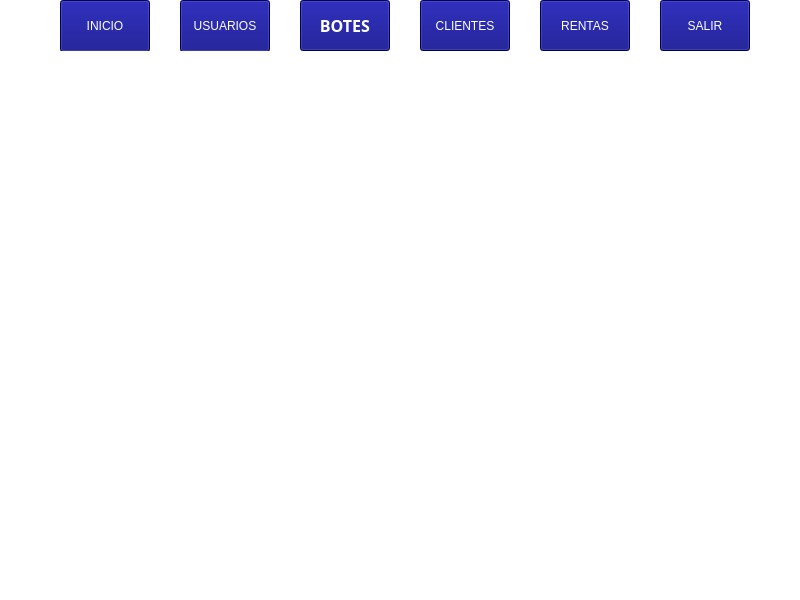
<?xml version="1.0" encoding="UTF-8"?>
<ui version="4.0">
 <class>MainWindow</class>
 <widget class="QMainWindow" name="MainWindow">
  <property name="geometry">
   <rect>
    <x>0</x>
    <y>0</y>
    <width>800</width>
    <height>600</height>
   </rect>
  </property>
  <property name="windowTitle">
   <string>S R B | INICIO</string>
  </property>
  <property name="windowIcon">
   <iconset>
    <normaloff>../../public/img/icon-SRB.png</normaloff>../../public/img/icon-SRB.png</iconset>
  </property>
  <property name="styleSheet">
   <string notr="true">background-color: rgb(255, 255, 255);</string>
  </property>
  <widget class="QWidget" name="centralwidget">
   <widget class="QStackedWidget" name="stackedWidget">
    <property name="geometry">
     <rect>
      <x>0</x>
      <y>50</y>
      <width>791</width>
      <height>541</height>
     </rect>
    </property>
    <property name="currentIndex">
     <number>0</number>
    </property>
    <widget class="QWidget" name="page">
     <widget class="QLabel" name="lb_image">
   <property name="geometry">
    <rect>
     <x>120</x>
     <y>40</y>
     <width>551</width>
     <height>411</height>
    </rect>
   </property>
   <property name="styleSheet">
    <string notr="true"/>
   </property>
   <property name="text">
    <string/>
   </property>
   <property name="pixmap">
    <pixmap>../../public/img/logo-SRB.png</pixmap>
   </property>
   <property name="scaledContents">
    <bool>true</bool>
   </property>
   <property name="alignment">
    <set>Qt::AlignCenter</set>
   </property>
  </widget>
    </widget>
    <widget class="QWidget" name="page_3">
     <widget class="QPushButton" name="btnInsertU">
      <property name="geometry">
       <rect>
        <x>20</x>
        <y>10</y>
        <width>281</width>
        <height>51</height>
       </rect>
      </property>
      <property name="styleSheet">
       <string notr="true">background-color: rgb(255, 170, 0);
font: 14pt &quot;Roboto Bk&quot;;
color: rgb(0, 0, 127);</string>
      </property>
      <property name="text">
       <string>AGREGAR USUARIO NUEVO</string>
      </property>
     </widget>
     <widget class="QTableView" name="tableView">
      <property name="geometry">
       <rect>
        <x>10</x>
        <y>70</y>
        <width>771</width>
        <height>441</height>
       </rect>
      </property>
     </widget>
    </widget>
    <widget class="QWidget" name="page_4">
     <widget class="QPushButton" name="btnInsertU_2">
      <property name="geometry">
       <rect>
        <x>20</x>
        <y>10</y>
        <width>281</width>
        <height>51</height>
       </rect>
      </property>
      <property name="styleSheet">
       <string notr="true">background-color: rgb(255, 170, 0);
font: 14pt &quot;Roboto Bk&quot;;
color: rgb(0, 0, 127);</string>
      </property>
      <property name="text">
       <string>REGISTRAR BOTE</string>
      </property>
     </widget>
     <widget class="QTableView" name="tableView_2">
      <property name="geometry">
       <rect>
        <x>10</x>
        <y>70</y>
        <width>771</width>
        <height>441</height>
       </rect>
      </property>
     </widget>
    </widget>
    <widget class="QWidget" name="page_5">
     <widget class="QPushButton" name="btnInsertU_3">
      <property name="geometry">
       <rect>
        <x>20</x>
        <y>10</y>
        <width>321</width>
        <height>51</height>
       </rect>
      </property>
      <property name="styleSheet">
       <string notr="true">background-color: rgb(255, 170, 0);
font: 14pt &quot;Roboto Bk&quot;;
color: rgb(0, 0, 127);</string>
      </property>
      <property name="text">
       <string>AGREGAR CLIENTE NUEVO</string>
      </property>
     </widget>
     <widget class="QTableView" name="tableView_3">
      <property name="geometry">
       <rect>
        <x>10</x>
        <y>70</y>
        <width>771</width>
        <height>441</height>
       </rect>
      </property>
     </widget>
    </widget>
    <widget class="QWidget" name="page_2">
     <widget class="QPushButton" name="btnInsertU_4">
      <property name="geometry">
       <rect>
        <x>10</x>
        <y>10</y>
        <width>251</width>
        <height>51</height>
       </rect>
      </property>
      <property name="styleSheet">
       <string notr="true">background-color: rgb(255, 170, 0);
font: 14pt &quot;Roboto Bk&quot;;
color: rgb(0, 0, 127);</string>
      </property>
      <property name="text">
       <string>REGISTRAR RENTA</string>
      </property>
     </widget>
     <widget class="QTableView" name="tableView_4">
      <property name="geometry">
       <rect>
        <x>10</x>
        <y>70</y>
        <width>771</width>
        <height>441</height>
       </rect>
      </property>
     </widget>
    </widget>
   </widget>
   <widget class="QWidget" name="widget" native="true">
    <property name="geometry">
     <rect>
      <x>0</x>
      <y>0</y>
      <width>801</width>
      <height>51</height>
     </rect>
    </property>
    <widget class="QPushButton" name="btnUsuarios">
     <property name="geometry">
      <rect>
       <x>180</x>
       <y>0</y>
       <width>90</width>
       <height>52</height>
      </rect>
     </property>
     <property name="styleSheet">
      <string notr="true">color: rgb(255, 255, 255);
background-color: rgb(0, 0, 127);
font: 75 12pt &quot;Utendo&quot;;</string>
     </property>
     <property name="text">
      <string>USUARIOS</string>
     </property>
    </widget>
    <widget class="QPushButton" name="btnBotes">
     <property name="geometry">
      <rect>
       <x>300</x>
       <y>0</y>
       <width>90</width>
       <height>51</height>
      </rect>
     </property>
     <property name="palette">
      <palette>
       <active>
        <colorrole role="WindowText">
         <brush brushstyle="SolidPattern">
          <color alpha="255">
           <red>255</red>
           <green>255</green>
           <blue>255</blue>
          </color>
         </brush>
        </colorrole>
        <colorrole role="Button">
         <brush brushstyle="SolidPattern">
          <color alpha="255">
           <red>0</red>
           <green>0</green>
           <blue>127</blue>
          </color>
         </brush>
        </colorrole>
        <colorrole role="Text">
         <brush brushstyle="SolidPattern">
          <color alpha="255">
           <red>255</red>
           <green>255</green>
           <blue>255</blue>
          </color>
         </brush>
        </colorrole>
        <colorrole role="ButtonText">
         <brush brushstyle="SolidPattern">
          <color alpha="255">
           <red>255</red>
           <green>255</green>
           <blue>255</blue>
          </color>
         </brush>
        </colorrole>
        <colorrole role="Base">
         <brush brushstyle="SolidPattern">
          <color alpha="255">
           <red>0</red>
           <green>0</green>
           <blue>127</blue>
          </color>
         </brush>
        </colorrole>
        <colorrole role="Window">
         <brush brushstyle="SolidPattern">
          <color alpha="255">
           <red>0</red>
           <green>0</green>
           <blue>127</blue>
          </color>
         </brush>
        </colorrole>
       </active>
       <inactive>
        <colorrole role="WindowText">
         <brush brushstyle="SolidPattern">
          <color alpha="255">
           <red>255</red>
           <green>255</green>
           <blue>255</blue>
          </color>
         </brush>
        </colorrole>
        <colorrole role="Button">
         <brush brushstyle="SolidPattern">
          <color alpha="255">
           <red>0</red>
           <green>0</green>
           <blue>127</blue>
          </color>
         </brush>
        </colorrole>
        <colorrole role="Text">
         <brush brushstyle="SolidPattern">
          <color alpha="255">
           <red>255</red>
           <green>255</green>
           <blue>255</blue>
          </color>
         </brush>
        </colorrole>
        <colorrole role="ButtonText">
         <brush brushstyle="SolidPattern">
          <color alpha="255">
           <red>255</red>
           <green>255</green>
           <blue>255</blue>
          </color>
         </brush>
        </colorrole>
        <colorrole role="Base">
         <brush brushstyle="SolidPattern">
          <color alpha="255">
           <red>0</red>
           <green>0</green>
           <blue>127</blue>
          </color>
         </brush>
        </colorrole>
        <colorrole role="Window">
         <brush brushstyle="SolidPattern">
          <color alpha="255">
           <red>0</red>
           <green>0</green>
           <blue>127</blue>
          </color>
         </brush>
        </colorrole>
       </inactive>
       <disabled>
        <colorrole role="WindowText">
         <brush brushstyle="SolidPattern">
          <color alpha="255">
           <red>255</red>
           <green>255</green>
           <blue>255</blue>
          </color>
         </brush>
        </colorrole>
        <colorrole role="Button">
         <brush brushstyle="SolidPattern">
          <color alpha="255">
           <red>0</red>
           <green>0</green>
           <blue>127</blue>
          </color>
         </brush>
        </colorrole>
        <colorrole role="Text">
         <brush brushstyle="SolidPattern">
          <color alpha="255">
           <red>255</red>
           <green>255</green>
           <blue>255</blue>
          </color>
         </brush>
        </colorrole>
        <colorrole role="ButtonText">
         <brush brushstyle="SolidPattern">
          <color alpha="255">
           <red>255</red>
           <green>255</green>
           <blue>255</blue>
          </color>
         </brush>
        </colorrole>
        <colorrole role="Base">
         <brush brushstyle="SolidPattern">
          <color alpha="255">
           <red>0</red>
           <green>0</green>
           <blue>127</blue>
          </color>
         </brush>
        </colorrole>
        <colorrole role="Window">
         <brush brushstyle="SolidPattern">
          <color alpha="255">
           <red>0</red>
           <green>0</green>
           <blue>127</blue>
          </color>
         </brush>
        </colorrole>
       </disabled>
      </palette>
     </property>
     <property name="font">
      <font>
       <family>Utendo</family>
       <pointsize>12</pointsize>
       <weight>75</weight>
       <bold>true</bold>
      </font>
     </property>
     <property name="styleSheet">
      <string notr="true">background-color: rgb(0, 0, 127);
color: rgb(255, 255, 255);</string>
     </property>
     <property name="text">
      <string>BOTES</string>
     </property>
    </widget>
    <widget class="QPushButton" name="btnClientes">
     <property name="geometry">
      <rect>
       <x>420</x>
       <y>0</y>
       <width>90</width>
       <height>51</height>
      </rect>
     </property>
     <property name="styleSheet">
      <string notr="true">background-color: rgb(0, 0, 127);
font: 75 12pt &quot;Utendo&quot;;
color: rgb(255, 255, 255);</string>
     </property>
     <property name="text">
      <string>CLIENTES</string>
     </property>
    </widget>
    <widget class="QPushButton" name="btnRenta">
     <property name="geometry">
      <rect>
       <x>540</x>
       <y>0</y>
       <width>90</width>
       <height>51</height>
      </rect>
     </property>
     <property name="styleSheet">
      <string notr="true">color: rgb(255, 255, 255);
background-color: rgb(0, 0, 127);
font: 75 12pt &quot;Utendo&quot;;</string>
     </property>
     <property name="text">
      <string>RENTAS</string>
     </property>
    </widget>
    <widget class="QPushButton" name="btnSalir">
     <property name="geometry">
      <rect>
       <x>660</x>
       <y>0</y>
       <width>90</width>
       <height>51</height>
      </rect>
     </property>
     <property name="styleSheet">
      <string notr="true">color: rgb(255, 255, 255);
font: 75 12pt &quot;Utendo&quot;;
background-color: rgb(0, 0, 127);</string>
     </property>
     <property name="text">
      <string>SALIR</string>
     </property>
    </widget>
    <widget class="QPushButton" name="btnUsuarios_2">
     <property name="geometry">
      <rect>
       <x>60</x>
       <y>0</y>
       <width>90</width>
       <height>52</height>
      </rect>
     </property>
     <property name="styleSheet">
      <string notr="true">color: rgb(255, 255, 255);
background-color: rgb(0, 0, 127);
font: 75 12pt &quot;Utendo&quot;;</string>
     </property>
     <property name="text">
      <string>INICIO</string>
     </property>
    </widget>
   </widget>
  </widget>
  <widget class="QStatusBar" name="statusbar"/>
 </widget>
 <resources>
  <include location="../logo-srb.qrc"/>
 </resources>
 <connections/>
</ui>
